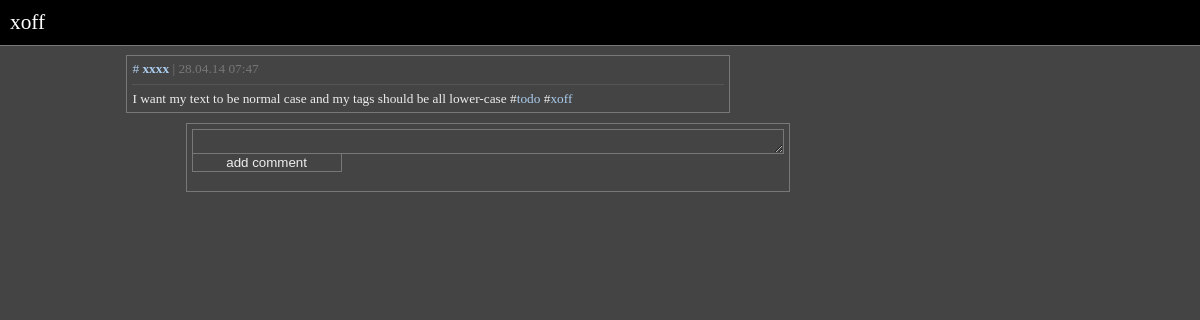
Screenshot of /entry/2/ with the database file from the repository.
### wall/models.py (models this page shows, shortened)
class Entry(models.Model):
	slug = models.CharField(max_length = 50, editable = False)
	content = models.TextField()
	date = models.DateTimeField()
	author = models.CharField(max_length = 50)
	tags = models.TextField(editable = False)

### wall/views.py (the view)
# urls.py: url(r'^(?P<pk>\d*)/$', 'wall.views.detailEntry', name = 'detailEntry')
def detailEntry(request, pk):
	entry = Entry.objects.all().filter(pk = pk)[0]
	comments = Comment.objects.all().filter(entry_id = pk)
	for comment in comments:
		comment.content = tagify(comment.content)
	form = CommentForm(request.POST or None, initial = {'entry_id' : pk}) # ugly - to be improved
	if request.POST:
		if form.is_valid():
			form.save()
		return HttpResponseRedirect('')
	entry.content = tagify(entry.content)
	context = {'entry' : entry, 'comments': comments, 'form': form}
	return render(request, 'entry.html', context)

### wall/forms.py
class CommentForm(ModelForm):
	class Meta:
		model = Comment
		fields = ['content', 'entry_id']
		labels = {'content' : '', 'entry_id' : ''}

### wall/views.py (called while the page is built)
def tagify(aText):
	aText = re.sub(r'#[a-zA-Z0-9]*', lambda m: m.group(0).lower(), aText)
	aText = re.sub(r'#(?P<tag>[a-zA-Z0-9]*)', '#<a href = "/tag/\g<tag>">\g<tag></a>', aText)
	return aText

### wall/templates/entry.html (shortened to what this page needs)
{% extends "base.html" %}
{% block content %}
<div class = "entry">
<span class = "entry-header">
<a href = "/entry/{{ entry.pk }}">#</a>
<a href = "/author/{{ entry.author }}" class = "author"><b>{{ entry.author }}</b></a> |
{{ entry.date|date:'d.m.y h:i' }}</span>
<hr>
{{ entry.content|safe }}
</div>
<div class = "entry form comment">
<form action = "" method = "post">
{{ form }}
<input type = "submit" value = "add comment">
</form>
</div>
{% endblock %}

### wall/static/style.css (style rules this page uses)
body { background: #444; color: #EEE; font-family: 'Tahoma'; font-size: 10pt; }
div.entry { border: 1px solid #777; padding: 5px; margin-left: 10%; width: 50%; margin-bottom: 10px; }
div.comment { margin-left: 15%; }
span.entry-header { color: #777; }
hr { border: none; border-bottom: 1px solid #555; }
.form textarea { background: inherit; color: inherit; border: 1px solid #777; width: 100%; height: 25px; outline: none; transition: height 1s; }
.form input[type = 'submit'] { background: inherit; color: inherit; border: 1px solid #777; margin: 0px; border-top: none; width: 150px; outline: none; }
a:link { color: #ABCDEF; text-decoration: none; }

### rows the page displays
Entry: author "xxxx", date "28.04.14 07:47", content "I want my text to be normal case and my tags should be all lower-case # todo # xoff"
